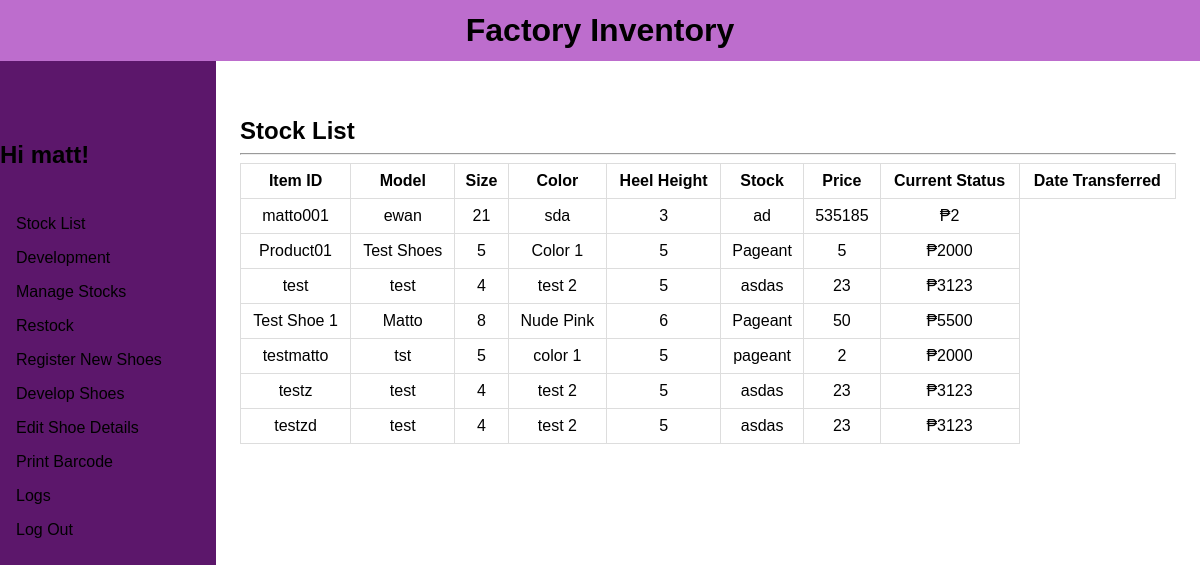
/index.php (signed in), run on the app's committed database.
### tables this page shows
CREATE TABLE `factory_inventory` (
  `ProductID` varchar(255) NOT NULL,
  `Model` varchar(255) NOT NULL,
  `Color` varchar(255) NOT NULL,
  `Size` int(11) NOT NULL,
  `HeelHeight` int(11) NOT NULL,
  `Category` varchar(255) NOT NULL,
  `Price` decimal(10,0) NOT NULL,
  `Stock` int(11) NOT NULL,
  `Status` varchar(255) NOT NULL,
  `DateTransferred` varchar(255) NOT NULL
);

### php/functions.php (the view, shortened to what this page needs)
<?php
    function displayStocks($con){
        $sql = "select * from factory_inventory where not status = 'Unlisted'";
        $stmt = mysqli_stmt_init($con);
        if (!mysqli_stmt_prepare($stmt, $sql)) {
            header("location: ./index.php?error=stmtfailed");
            exit();
        }
        mysqli_stmt_execute($stmt);
        $resultData = mysqli_stmt_get_result($stmt);
        while($row = mysqli_fetch_assoc($resultData)) {
            echo '<tr>
                    <td>'.$row['ProductID'].'</td>
                    <td>'.$row['Model'].'</td>
                    <td>'.$row['Size'].'</td>
                    <td>'.$row['Color'].'</td>
                    <td>'.$row['HeelHeight'].'</td>
                    <td>'.$row['Category'].'</td>
                    <td>'.$row['Stock'].'</td>
                    <td>₱'.$row['Price'].'</td>
                </tr>';
        }
    }
?>

### index.php (shortened to what this page needs)
<?php
    include_once 'php/config.php';
    include_once 'php/functions.php';
?>
<!DOCTYPE html>
<html lang="en">
<head>
    <link rel="stylesheet" href="css/main.css">
</head>
<body>
    <?php
        include_once 'php/nav.php';
    ?>
    <div class="main-content">
        <h2>Stock List</h2>
        <hr>
        <table class="general-table">
            <tr>
                <th>Item ID</th>
                <th>Model</th>
                <th>Size</th>
                <th>Color</th>
                <th>Heel Height</th>
                <th>Stock</th>
                <th>Price</th>
                <th>Current Status</th>
                <th>Date Transferred</th>
            </tr>
            <?php
                displayStocks($con);
            ?>
        </table>
    </div>
</body>
</html>

### php/nav.php
<?php
    echo '
    <div class="title"><h1>Factory Inventory</h1></div>
    <div class="nav">
    <ul>
        <h2>Hi '. $_SESSION['display_name'] .'!</h2>
        <br>
        <li><a href="index.php">Stock List</a></li>
        <li><a href="dev.php">Development</a></li>
        <li><a href="manage-stocks.php">Manage Stocks</a></li>
        <li><a href="restock.php">Restock</a></li>
        <li><a href="new-item.php">Register New Shoes</a></li>
        <li><a href="dev-item.php">Develop Shoes</a></li>
        <li><a href="edit-item.php">Edit Shoe Details</a></li>
        <li><a href="barcode.php">Print Barcode</a></li>
        <li><a href="logs.php">Logs</a></li>
        <li><a href="php/logout.php">Log Out</a></li>
    </ul>
</div>';
?>

### css/main.css (style rules this page uses)
body { margin: 0; font-family: Verdana, Geneva, Tahoma, sans-serif; }
.title { text-align: center; background-color: #a231b8b4; padding: 1%; }
.title h1 { margin: auto; }
ul { list-style-type: none; margin: 0; padding: 5% 0 0 0; width: 18%; background-color: #5c176b; position: fixed; height: 100%; overflow: auto; }
li a { display: block; color: #000; padding: 8px 16px; text-decoration: none; }
.main-content { margin-left: 20%; margin-right: 2%; }
.main-content h2 { margin: 0; padding-top: 6%; }
.main-content .general-table { font-family: Arial, Helvetica, sans-serif; border-collapse: collapse; width: 100%; }
.main-content .general-table td, .main-content .general-table th { border: 1px solid #ddd; padding: 8px; text-align: center; }

### data on the page
factory_inventory: ProductID "matto001", Model "ewan", Size "21", Color "sda", HeelHeight "3", Category "ad", Stock "535185", Price "2"
factory_inventory: ProductID "Product01", Model "Test Shoes", Size "5", Color "Color 1", HeelHeight "5", Category "Pageant", Stock "5", Price "2000"
factory_inventory: ProductID "test", Model "test", Size "4", Color "test 2", HeelHeight "5", Category "asdas", Stock "23", Price "3123"
factory_inventory: ProductID "Test Shoe 1", Model "Matto", Size "8", Color "Nude Pink", HeelHeight "6", Category "Pageant", Stock "50", Price "5500"
factory_inventory: ProductID "testmatto", Model "tst", Size "5", Color "color 1", HeelHeight "5", Category "pageant", Stock "2", Price "2000"
factory_inventory: ProductID "testz", Model "test", Size "4", Color "test 2", HeelHeight "5", Category "asdas", Stock "23", Price "3123"
factory_inventory: ProductID "testzd", Model "test", Size "4", Color "test 2", HeelHeight "5", Category "asdas", Stock "23", Price "3123"

### other printed values
$_SESSION['display_name'] "matt"
